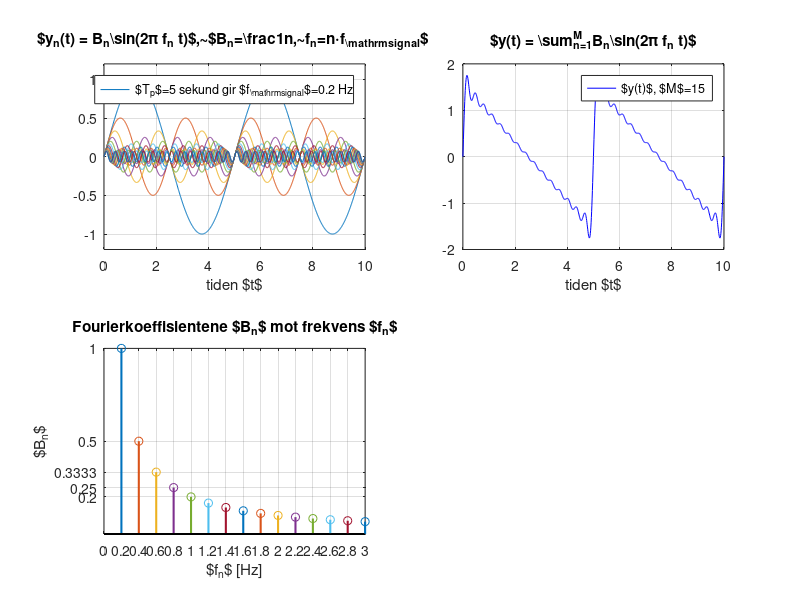

Write the MATLAB code that produced this figure. (Note: this script raises an error after producing the figure.)
%% a) Fourier-rekker av sagtannsignal

clear; close all; clc

% ønsket periode på frekvens på signal
Tp = 5; % ønsket periodetid
f_signal = 1/Tp;   % desired

% antall sinusledd
M = 15;

% tidsvektor
t = 0:0.01:10;

figure
set(gcf,'position',[200 600   750  500])

y = 0;

for n=1:M
    B(n) = 1/n;
    f(n) = n*f_signal;
    y_n = B(n)*sin(2*pi*f(n)*t);
    y = y + y_n;

    subplot(2,2,1)
    plot(t,y_n)
    title(['$y_n(t) = B_n',...
        '\sin(2\pi f_n t)$',...
        ',~$B_n{=}\frac{1}{n},~f_n{=}n{\cdot}f_{\mathrm{signal}}$ ']);
    legend(['$T_p$=',num2str(Tp),' sekund',...
        ' gir $f_{\mathrm{signal}}$=',num2str(f_signal),' Hz'])
    hold on
    xlabel('tiden $t$')
    grid on
    ylim([-1.2 1.2])

    subplot(2,2,2)
    plot(t,y,'b')
    xlabel('tiden $t$')
    title(['$y(t) = \sum_{n=1}^{M}',...
        'B_n\sin(2\pi f_n t)$'])
    grid on
    legend(['$y(t)$, $M$=',num2str(n)])


    subplot(2,2,3)
    stem(f(n),B(n),'linewidth',1.5)
    hold on
    xlabel('$f_n$ [Hz]')
    xlim([0 f(n)])
    xticks([0,f])
    yticks(flip(B(1:min(5,n))))
    title('Fourierkoeffisientene $B_n$ mot frekvens $f_n$')
    ylabel('$B_n$')
    x_axis = xlim;
    grid on

    pause
end

% bekrefter resultatet
[frekvens,spekter]=FrekvensSpekterSignal(y,t);

subplot(2,2,4)
plot(frekvens,spekter,'b','marker','o')
grid
title(['Fouriertransformasjonen av $y(t)$'])
xlabel('Frekvenser $f$ [Hz] i signalet $y(t)$')
ylabel('Amplitude')
legend('Resultat fra {\tt FrekvensSpekter(y,t)}')
xticks([0,f])  % x-akse-verdiene er alle frekvensene f(n)
xlim(x_axis)   % kutter x-aksen til den samme som subplot(2,2,3)
yticks(flip(B(1:min(5,n))))

